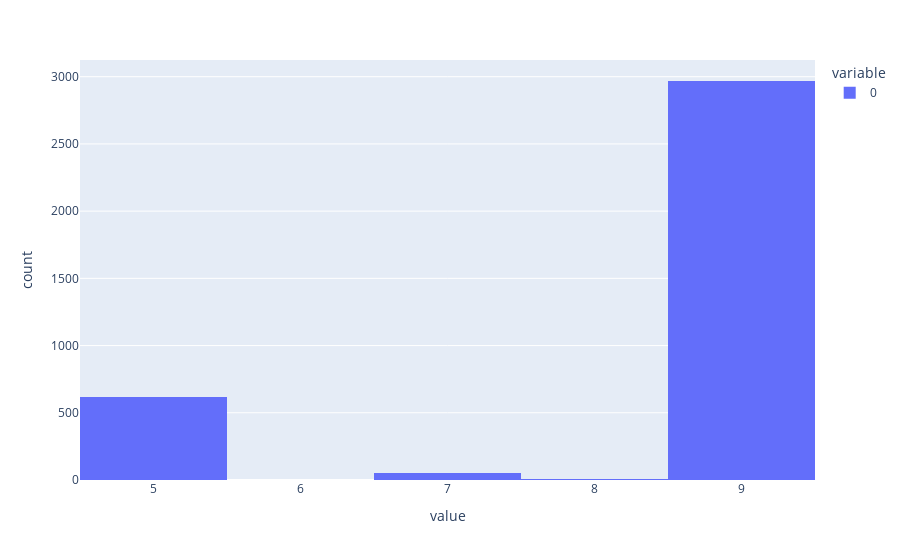

The code cell stored with this chart in its notebook:
### Code cell
px.histogram(fashion_answer[node_elements[20]])

### Figure 1 — Plotly figure (JSON) as saved in the notebook; plotly's stock layout.template omitted (floating-point values rounded to 4 significant figures; data arrays with more than 128 entries replaced by an {"elided": "..."} marker saying what was removed)
{"data": [{"alignmentgroup": "True", "bingroup": "x", "hovertemplate": "variable=0<br>value=%{x}<br>count=%{y}<extra></extra>", "legendgroup": "0", "marker": {"color": "#636efa"}, "name": "0", "offsetgroup": "0", "orientation": "v", "showlegend": true, "type": "histogram", "x": {"elided": "3643 int values"}, "xaxis": "x", "yaxis": "y"}], "layout": {"autosize": true, "barmode": "relative", "legend": {"title": {"text": "variable"}, "tracegroupgap": 0}, "margin": {"t": 60}, "xaxis": {"anchor": "y", "autorange": true, "domain": [0, 1], "range": [4.5, 9.5], "title": {"text": "value"}, "type": "linear"}, "yaxis": {"anchor": "x", "autorange": true, "domain": [0, 1], "range": [0, 3124.0], "title": {"text": "count"}}}}
